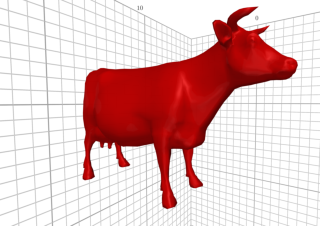

The Python source for this figure:
import k3d
from k3d.headless import k3d_remote, get_headless_driver
import pathlib
import vtk

path = pathlib.Path(__file__).parent.resolve()


def generate():
    plot = k3d.plot(screenshot_scale=1.0)
    headless = k3d_remote(plot, get_headless_driver(), width=320, height=226)

    model_matrix = (
        1.0, 0.0, 0.0, 0.0,
        0.0, 0.0, 1.0, 0.0,
        0.0, 1.0, 0.0, 0.0,
        0.0, 0.0, 0.0, 1.0
    )

    reader = vtk.vtkXMLPolyDataReader()
    reader.SetFileName(str(path) + '/assets/cow.vtp')
    reader.Update()

    cow3d = k3d.vtk_poly_data(reader.GetOutput(), color=0xff0000,
                              model_matrix=model_matrix)
    plot += cow3d

    headless.sync(hold_until_refreshed=True)
    headless.camera_reset(1.0)

    screenshot = headless.get_screenshot()
    headless.close()

    return screenshot
